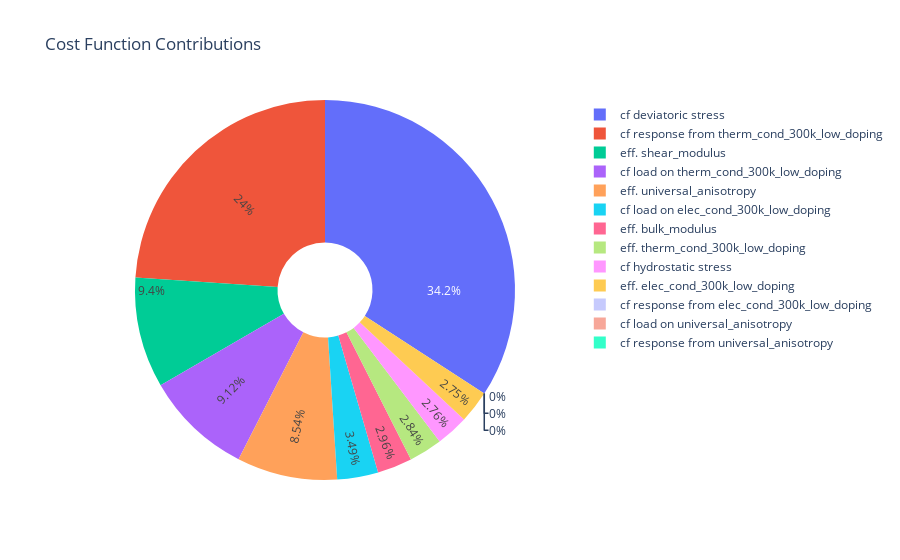

Write notebook code for a chart like this one.
### Code cell
# Plot the contributions to the cost function for the best performer
visualizer.plot_cost_func_contribs()

### Figure 1 — Plotly figure (JSON) as saved in the notebook; plotly's stock layout.template omitted (floating-point values rounded to 4 significant figures)
{"data": [{"hole": 0.25, "insidetextorientation": "radial", "labels": ["eff. elec_cond_300k_low_doping", "eff. therm_cond_300k_low_doping", "eff. bulk_modulus", "eff. shear_modulus", "eff. universal_anisotropy", "cf load on elec_cond_300k_low_doping", "cf response from elec_cond_300k_low_doping", "cf load on therm_cond_300k_low_doping", "cf response from therm_cond_300k_low_doping", "cf hydrostatic stress", "cf deviatoric stress", "cf load on universal_anisotropy", "cf response from universal_anisotropy"], "textinfo": "percent", "type": "pie", "values": [0.01978, 0.02042, 0.02128, 0.06759, 0.06141, 0.02506, 0, 0.0656, 0.1722, 0.01984, 0.2457, 0, 0, 0.04489, 0.04993, 0.2093, 0.2403, 0.01558, 0.02471, 0.06609, 0.0381, 0.05923, 0.06266, 0, 0, 0.08665, 0.07875, 0.05631, 0.1441]}], "layout": {"showlegend": true, "title": {"text": "Cost Function Contributions"}}}
